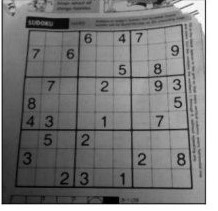
#> input picture Data/page.jpg, 218 x 211 px, found by its file name
$ python '26 - Image Gradient - SobelX,Sobely.py'   (older library calls are emulated)
#> lines starting #> are read from the running program, lines starting #| are printed output that depends on the picture
# -*- coding: utf-8 -*-

#Image Gradient--
#It is a directional change in the color or intensity in an image.
#It is most important part to find inormation from image
#Like finding edges within the images.
#There are various methods to find image gradient.
#These are - Laplacian Derivatives,SobelX and SobelY.
#All these functions have diff. mathematical approach to get result.
#All load image in the gray scale

#Don't Worry about Mathematics behind all these function
#we just use these to get our work in easy manner.

import cv2
import numpy as np


#load image into gray scale
img = cv2.imread("Data\\page.jpg")
#> img is the input picture: shape (211, 218, 3); min 0, max 255, mean 124
img = cv2.resize(img,(400,300))
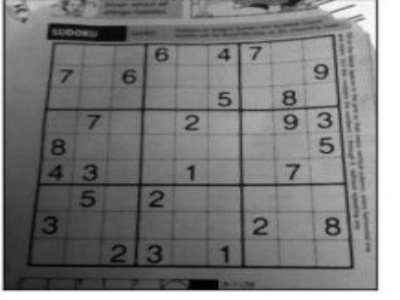
#> img: shape (300, 400, 3); min 0, max 255, mean 123.8
img_gray = cv2.cvtColor(img,cv2.COLOR_BGR2GRAY)

#Laplacian Derivative---It calculate laplace derivate
#parameter(img,data_type for -ve val,ksize)
#kernal size must be odd
lap = cv2.Laplacian(img_gray,cv2.CV_64F,ksize = 3) #also pass kernal size
lap = np.uint8(np.absolute(lap))
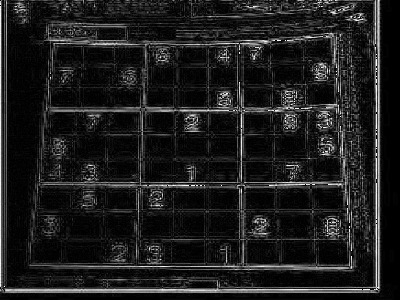
#> lap: shape (300, 400); min 0, max 254, mean 29.8

#Sobel operation -
# is a joint Gausssian smoothing plus differentiation operation,
#so it is more  resistant to noise
#This is use for x and y bth
#parameter (img,type for -ve val,x = 1,y = 0,ksize)
#Sobel X focus on vertical lines
#Sobel y focus on horizontal lines

sobelX = cv2.Sobel(img_gray,cv2.CV_64F,1,0,ksize = 3) #here 1 means x direction
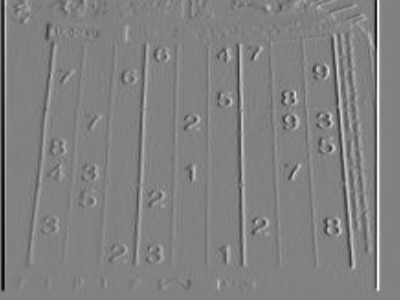
#> sobelX: shape (300, 400) float64; min -593, max 574, mean 0.3; drawn with min black and max white
sobelY = cv2.Sobel(img_gray,cv2.CV_64F,0,1,ksize = 3) #here 1 means y direction
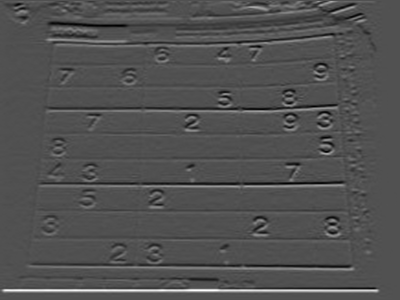
#> sobelY: shape (300, 400) float64; min -367, max 785, mean 3.1; drawn with min black and max white

sobelX = np.uint8(np.absolute(sobelX))
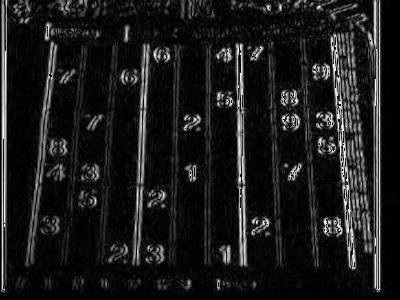
#> sobelX: shape (300, 400); min 0, max 255, mean 27.4
sobelY= np.uint8(np.absolute(sobelY))
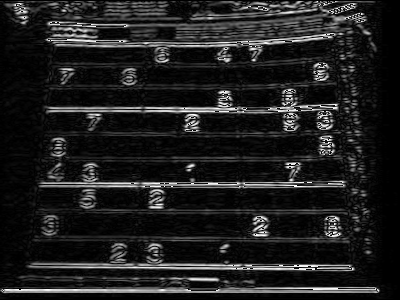
#> sobelY: shape (300, 400); min 0, max 255, mean 30.8

#finally combine sobelX and sobelY togather
sobelcombine = cv2.bitwise_or(sobelX,sobelY)
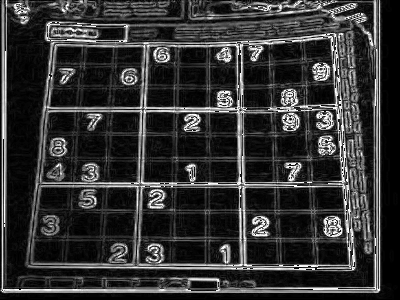
#> sobelcombine: shape (300, 400); min 0, max 255, mean 51.8

cv2.imshow("original==",img)
cv2.imshow("gray====",img_gray)
cv2.imshow("Laplacian==",lap)
cv2.imshow("SobelX===",sobelX)
cv2.imshow("SobelY==",sobelY)
cv2.imshow("COmbined image==",sobelcombine)


#Now plot all the images on graph
titles = ["original","gray","laplacian","sobelX","sobelY","combined"]
images = [img,img_gray,lap,sobelX,sobelY,sobelcombine]

#if you want then plot it
from matplotlib import pyplot as plt
for i in range(6):
    plt.subplot(3,2, i+1),
    plt.imshow(images[i], 'gray')
    plt.title(titles[i])
    plt.xticks([]),plt.yticks([])

cv2.waitKey(0)
cv2.destroyAllWindows()
